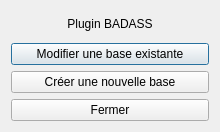
<?xml version="1.0" encoding="UTF-8"?>
<ui version="4.0">
 <class>Dialog</class>
 <widget class="QDialog" name="Dialog">
  <property name="geometry">
   <rect>
    <x>0</x>
    <y>0</y>
    <width>220</width>
    <height>132</height>
   </rect>
  </property>
  <property name="sizePolicy">
   <sizepolicy hsizetype="Fixed" vsizetype="Fixed">
    <horstretch>0</horstretch>
    <verstretch>0</verstretch>
   </sizepolicy>
  </property>
  <property name="windowTitle">
   <string>BADASS - Accueil</string>
  </property>
  <layout class="QVBoxLayout" name="verticalLayout">
   <item>
    <widget class="QLabel" name="logoFull">
     <property name="frameShape">
      <enum>QFrame::NoFrame</enum>
     </property>
     <property name="text">
      <string>Plugin BADASS</string>
     </property>
     <property name="alignment">
      <set>Qt::AlignCenter</set>
     </property>
    </widget>
   </item>
   <item>
    <layout class="QHBoxLayout" name="horizontalLayout">
     <item>
      <layout class="QVBoxLayout" name="verticalLayout_2">
       <item>
        <widget class="QPushButton" name="btnModify">
         <property name="sizePolicy">
          <sizepolicy hsizetype="Minimum" vsizetype="Fixed">
           <horstretch>0</horstretch>
           <verstretch>0</verstretch>
          </sizepolicy>
         </property>
         <property name="text">
          <string>Modifier une base existante</string>
         </property>
        </widget>
       </item>
       <item>
        <widget class="QPushButton" name="btnCreate">
         <property name="text">
          <string>Créer une nouvelle base</string>
         </property>
        </widget>
       </item>
       <item>
        <widget class="QPushButton" name="btnClose">
         <property name="text">
          <string>Fermer</string>
         </property>
        </widget>
       </item>
      </layout>
     </item>
    </layout>
   </item>
  </layout>
 </widget>
 <resources/>
 <connections/>
</ui>
